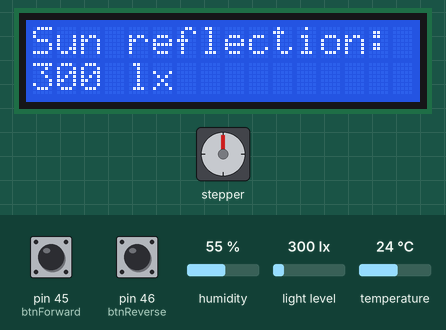
Simulated run of this sketch. Board: Arduino Mega 2560, built with avr-gcc and run on an emulated ATmega2560. Shown: stepper motor, 16×2 character LCD. Wiring (inferred from the names in the program): stepper motor driver (1600 steps per turn assumed): step pin 8; direction pin 7; enable pin 6. The inputs (shaded band) are chosen by the test bench; at power-on: light level 300 lx, pin 45 (btnForward) HIGH, pin 46 (btnReverse) HIGH, temperature 24 °C, humidity 55 %. What the sketch prints to the serial monitor is not drawn.

Above: at 11.4 s.
11.5 s: light level set to 1500 lx
At 17.7 s:
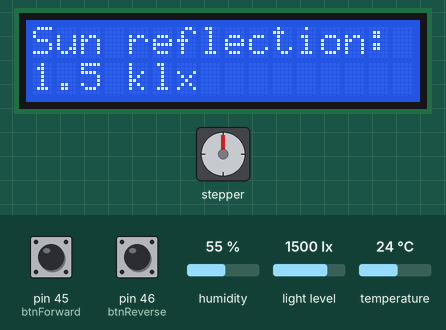
20.3 s: pin 45 (btnForward) pulled LOW for 1 s
At 22.4 s:
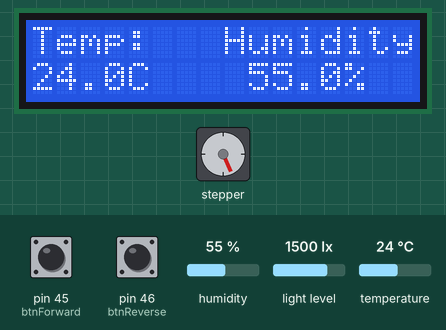
22.8 s: pin 46 (btnReverse) pulled LOW for 3.2 s
At 27.1 s:
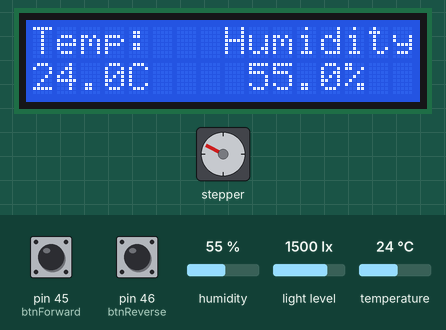
27.5 s: temperature set to 25.6 °C
At 32.8 s:
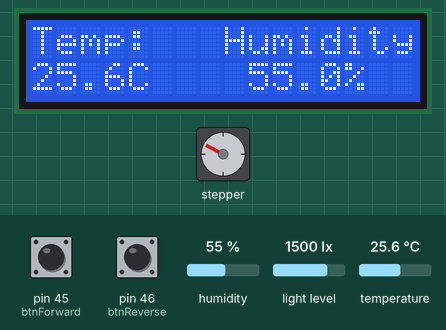
36.3 s: temperature set to 26.5 °C
At 40.0 s:
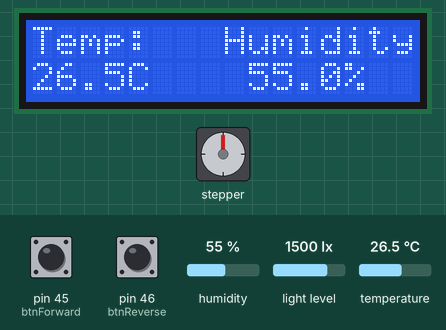
42.5 s: pin 46 (btnReverse) pulled LOW for 0.15 s
At 44.9 s:
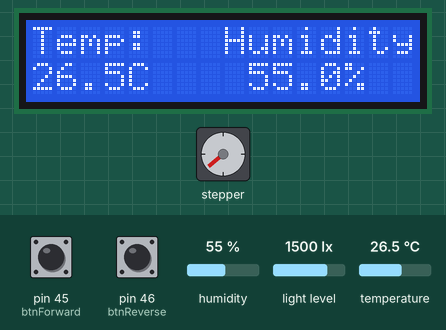
Timing chart, 0 to 46.4 s (numbered marks = the images above; inputs shaded):
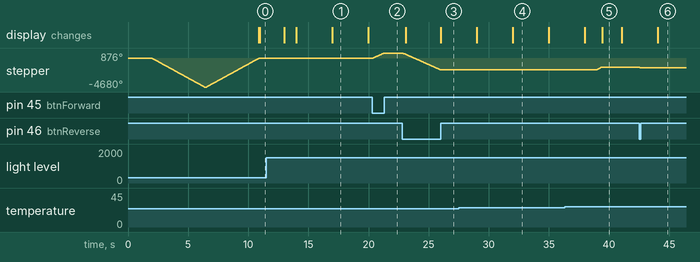

Measured:
- the behaviour switches between 25.9 and 26 °C on temperature (found by bisection; images 4 and 5)
- after the input at 11.5 s, the display: changes after 1.5 s (image 1)
- after the input at 20.3 s, stepper: turns 876° clockwise in 1.0 s, starting at once
- after the input at 22.8 s, stepper: turns 2739° counter-clockwise in 3.2 s, starting at once
- after the input at 27.5 s, the display: first differs from a run without the input after 4.5 s (image 4)
- after the input at 36.3 s, stepper: turns 423° clockwise in 0.39 s, starting after 2.7 s; the display: first differs from a run without the input after 3.1 s (image 5)
- after the input at 42.5 s, stepper: turns 131° counter-clockwise in 0.15 s, starting at once
- by itself, stepper: turns 4680° counter-clockwise in 4.4 s, then 4680° clockwise in 4.3 s

The sketch:

UCMN-EE-SMART-CURTAIN.ino
```cpp
#include <Arduino.h>
#include <Wire.h>
#include <BH1750.h>
#include <DHT.h>
#include "motorControl.h"
#include "lcdDisplay.h"

#define DHT_PIN   48
#define DHT_TYPE  DHT22

const int btnForward = 45;
const int btnReverse = 46;

MOTORCONTROL stepper;
LCDDISPLAY   lcd;
DHT          dht(DHT_PIN, DHT_TYPE);
BH1750       lightMeter;

float    sensorTemp  = 0.0f;
float    sensorHumid = 0.0f;
float    sensorLux   = 0.0f;

uint32_t lastReadMs = 0;
uint32_t lastLcdMs  = 0;              // ← declared ONCE here

#define READ_INTERVAL  2000UL
#define LCD_INTERVAL    200UL         // ← declared ONCE here

void readSensors() {
  float t = dht.readTemperature();
  float h = dht.readHumidity();
  if (!isnan(t)) sensorTemp  = t;
  if (!isnan(h)) sensorHumid = h;
  float lux = lightMeter.readLightLevel();
  if (lux >= 0.0f) sensorLux = lux;
  Serial.print(F("T="));      Serial.print(sensorTemp,  1);
  Serial.print(F("C  H="));   Serial.print(sensorHumid, 1);
  Serial.print(F("%  Lux=")); Serial.println(sensorLux, 1);
}

void setup() {
  Serial.begin(115200);
  Serial.println(F("Smart Curtains v1.0 - Booting..."));

  Wire.begin();

  if (lightMeter.begin(BH1750::CONTINUOUS_HIGH_RES_MODE)) {
    Serial.println(F("BH1750 OK"));
  } else {
    Serial.println(F("BH1750 ERROR - check SDA/SCL"));
  }

  dht.begin();
  Serial.println(F("DHT22 OK - waiting 2s to stabilise..."));
  delay(2000);

  stepper.initStepper();             // ← only once

  lcd.begin();
  readSensors();
  lcd.showScreen(sensorTemp, sensorHumid, sensorLux);

  pinMode(btnForward, INPUT_PULLUP);
  pinMode(btnReverse, INPUT_PULLUP);

  Serial.println(F("Ready."));
}

void loop() {
  if (Serial.available()) {
    String cmd = Serial.readStringUntil('\n');
    cmd.trim();
    if      (cmd == "OPEN")  stepper.manualOpen();
    else if (cmd == "BLOCK") stepper.manualSunBlock();
    else if (cmd == "CLOSE") stepper.manualClose();
    else if (cmd == "STOP")  stepper.stopMotor();
  }

  uint32_t now = millis();

  if (now - lastReadMs >= READ_INTERVAL) {
    lastReadMs = now;
    readSensors();
    stepper.checkAndControl(sensorTemp, sensorHumid, sensorLux);
  }

  bool fwdHeld = (digitalRead(btnForward) == LOW);
  bool revHeld = (digitalRead(btnReverse) == LOW);

  if (fwdHeld) {
    stepper.manualForwardStep();
  } else if (revHeld) {
    stepper.manualReverseStep();
  } else {
    stepper.disableDriver();
  }

  if (now - lastLcdMs >= LCD_INTERVAL) {
    lastLcdMs = now;
    lcd.showScreen(sensorTemp, sensorHumid, sensorLux);
  }
}
```

motorControl.cpp
```cpp
#include "motorControl.h"
#include <Arduino.h>

const int DIR_PIN    = 7;
const int STEP_PIN   = 8;
const int ENABLE_PIN = 6;

// ============================================================
//  CONSTRUCTOR / DESTRUCTOR
// ============================================================
MOTORCONTROL::MOTORCONTROL()
  : _currentState(BLIND_UNKNOWN), _currentSteps(0)
{}

MOTORCONTROL::~MOTORCONTROL() {}

// ============================================================
//  INIT
// ============================================================
void MOTORCONTROL::initStepper() {
  pinMode(STEP_PIN,   OUTPUT);
  pinMode(DIR_PIN,    OUTPUT);
  pinMode(ENABLE_PIN, OUTPUT);

  // Start disabled – moveTo() will enable when needed
  digitalWrite(ENABLE_PIN, HIGH);

  // Force physical position to 0° on boot
  // Set steps high first so moveTo() sees a delta and actually moves
  _currentSteps = STEPS_FULL_OPEN;   // pretend we're fully open
  _currentState = BLIND_UNKNOWN;

  manualClose();                      // physically drive to 0° (closed)
  //manualOpen();
  Serial.println(F("Blind homed to 0deg (closed) on boot"));
}

// ============================================================
//  AUTOMATION  – call inside loop() on fresh sensor data only
// ============================================================
void MOTORCONTROL::checkAndControl(float temp, float humid, float lux) {

  // ── Evaluate conditions in priority order ─────────────────

  // Priority 1: Hot AND humid → open fully for ventilation
  bool isHotAndHumid = (temp >= TEMP_HOT_ABOVE);

  // Priority 2: Very bright sun → tilt to block glare
  bool isTooSunny = (lux > LUX_BLOCK_ABOVE);

  // Priority 3: Too dark → open fully to let light in
  bool isTooDark = (lux < LUX_OPEN_BELOW);

  // ── Determine desired state ───────────────────────────────
  BlindState desired;

  // if (temp > 30.0) {
  //   desired = BLIND_OPEN;       // ventilation takes top priority
  // } else if (temp > 27 && temp < 29) {
  //   desired = BLIND_SUNBLOCK;   // block harsh sun
  // } else if (temp  > 20 && temp < 26) {
  //   desired = BLIND_OPEN;       // let light in
  // } else {
  //   return;                     // comfortable zone – do nothing
  // }

  if(temp < 26)
    desired = BLIND_OPEN;       // let light in
  else if(temp < 29)
    desired = BLIND_SUNBLOCK;   // block harsh sun
  else if (temp < 45)
    desired = BLIND_CLOSED;       // let light in
  else
    return;

  // ── Only move if state actually needs to change ───────────
  if (desired == _currentState) return;

  switch (desired) {

    case BLIND_OPEN:
      if (isHotAndHumid) {
        Serial.print(F("AUTO: Temp="));
        Serial.print(temp, 1);
        Serial.print(F("C Humid="));
        Serial.print(humid, 1);
        Serial.println(F("% -> Hot & humid, opening fully (180deg)"));
      } else {
        Serial.println(F("AUTO: Low light -> opening fully (180deg)"));
      }
      moveTo(STEPS_FULL_OPEN);
      _currentState = BLIND_OPEN;
      break;

    case BLIND_SUNBLOCK:
      Serial.println(F("AUTO: High light -> sun-block position (75deg)"));
      moveTo(STEPS_SUN_BLOCK);
      _currentState = BLIND_SUNBLOCK;
      break;
    case BLIND_CLOSED:
      Serial.println(F("AUTO: High light -> CLOSE position (0deg)"));
      moveTo(STEPS_CLOSED);
      _currentState = BLIND_CLOSED;
      break;

    default:
      break;
  }
}

// ============================================================
//  MANUAL CONTROLS
// ============================================================
void MOTORCONTROL::manualOpen() {
  Serial.println(F("MANUAL: Full open (180deg)"));
  moveTo(STEPS_FULL_OPEN);
  _currentState = BLIND_OPEN;
}

void MOTORCONTROL::manualSunBlock() {
  Serial.println(F("MANUAL: Sun-block (75deg)"));
  moveTo(STEPS_SUN_BLOCK);
  _currentState = BLIND_SUNBLOCK;
}

void MOTORCONTROL::manualClose() {
  Serial.println(F("MANUAL: Closing (0deg)"));
  moveTo(STEPS_CLOSED);
  _currentState = BLIND_CLOSED;
}

// ============================================================
//  STOP
// ============================================================
void MOTORCONTROL::stopMotor() {
  Serial.println(F("Motor STOP requested"));
  digitalWrite(STEP_PIN,   LOW);
  digitalWrite(ENABLE_PIN, HIGH);
  delay(1000);
  digitalWrite(ENABLE_PIN, LOW);
}

void MOTORCONTROL::manualForwardStep() {
  digitalWrite(ENABLE_PIN, LOW);
  digitalWrite(DIR_PIN, HIGH);
  delayMicroseconds(5);              // ← DIR settle time before pulse
  digitalWrite(STEP_PIN, HIGH);
  delayMicroseconds(STEP_DELAY_US);
  digitalWrite(STEP_PIN, LOW);
  delayMicroseconds(STEP_DELAY_US);
  _currentSteps++;
}

void MOTORCONTROL::disableDriver() {
  digitalWrite(ENABLE_PIN, HIGH);
}

void MOTORCONTROL::manualReverseStep() {
  digitalWrite(ENABLE_PIN, LOW);
  digitalWrite(DIR_PIN, LOW);
  delayMicroseconds(5);              // ← DIR settle time before pulse
  digitalWrite(STEP_PIN, HIGH);
  delayMicroseconds(STEP_DELAY_US);
  digitalWrite(STEP_PIN, LOW);
  delayMicroseconds(STEP_DELAY_US);
  _currentSteps--;
}

// ============================================================
//  CORE MOVEMENT  – travels only the delta from current pos
// ============================================================
void MOTORCONTROL::moveTo(int targetSteps) {
  if (targetSteps == _currentSteps) return;

  bool forward     = (targetSteps > _currentSteps);
  int  stepsNeeded = abs(targetSteps - _currentSteps);

  digitalWrite(ENABLE_PIN, LOW);   // enable driver just before moving
  digitalWrite(DIR_PIN, forward ? HIGH : LOW);

  Serial.print(F("Moving "));
  Serial.print(stepsNeeded);
  Serial.println(forward ? F(" steps FORWARD") : F(" steps BACKWARD"));

  for (int i = 0; i < stepsNeeded; i++) {
    digitalWrite(STEP_PIN, HIGH);
    delayMicroseconds(STEP_DELAY_US);
    digitalWrite(STEP_PIN, LOW);
    delayMicroseconds(STEP_DELAY_US);
  }

  _currentSteps = targetSteps;

  // Disable driver after move – motor runs cool, blind holds position
  // mechanically so holding torque is not needed
  delay(50);                        // brief settle before cut
  digitalWrite(ENABLE_PIN, HIGH);  // HIGH = disabled on TB6600
}
```

motorControl.h
```cpp
#ifndef __MOTORCONTROL__H
#define __MOTORCONTROL__H

#include <Arduino.h>

// ============================================================
//  TB6600 TUNING  – match STEPS_PER_REV to your DIP switches
// ============================================================
// Full step  (SW3=OFF, SW4=OFF) → 200
// Half step  (SW3=ON,  SW4=OFF) → 400
// 1/4  step  (SW3=OFF, SW4=ON ) → 800
// 1/8  step  (SW3=ON,  SW4=ON ) → 1600
// 1/16 step                     → 3200
// 1/32 step                     → 6400
#define STEPS_PER_REV   1600  // <-- change to match your SW3/SW4

#define STEPS_FULL_OPEN   (STEPS_PER_REV * 13)
#define STEPS_FULL_CLOSE   (STEPS_PER_REV * 7)                          // 180°
#define STEPS_SUN_BLOCK    (STEPS_PER_REV * 9)    //((int)((75.0f / 180.0f) * STEPS_PER_REV)) // 75°
#define STEPS_CLOSED      0

#define STEP_DELAY_US     100     // pulse speed – lower = faster

// ============================================================
//  LUX THRESHOLDS
// ============================================================
#define LUX_OPEN_BELOW    100.0f  // lux < 100  → open fully (180°)
#define LUX_BLOCK_ABOVE   500.0f  // lux > 500  → tilt to 75°

// ============================================================
//  TEMP / HUMIDITY THRESHOLDS
// ============================================================
#define TEMP_HOT_ABOVE    30.0f   // temp >= 35°C  ─┐ both must be
#define HUMID_HIGH_ABOVE  63.0f   // humid >= 75%  ─┘ true → open fully

// ============================================================
//  BLIND STATES
// ============================================================
enum BlindState {
  BLIND_UNKNOWN  = 0,
  BLIND_OPEN     = 1,   // 180° – full open
  BLIND_SUNBLOCK = 2,   //  75° – sun block
  BLIND_CLOSED   = 3    //   0° – closed
};

// ============================================================
//  TRIGGER REASONS  (for Serial logging)
// ============================================================
enum OpenReason {
  REASON_NONE     = 0,
  REASON_LOW_LUX  = 1,   // lux < LUX_OPEN_BELOW
  REASON_HOT_HUMID = 2   // temp >= TEMP_HOT_ABOVE && humid >= HUMID_HIGH_ABOVE
};

class MOTORCONTROL {
  public:
    MOTORCONTROL();
    ~MOTORCONTROL();

    void initStepper();
    void checkAndControl(float temp, float humid, float lux);  // automation
    void manualOpen();        // full open  180°
    void manualSunBlock();    // sun-block   75°
    void manualClose();
    void stopMotor();
    void manualForwardStep();
    void manualReverseStep();
    void disableDriver();
    BlindState getState()  { return _currentState; }

  private:
    BlindState _currentState;
    int        _currentSteps;

    void moveTo(int targetSteps);
};

#endif
```

lcdDisplay.cpp
```cpp
#include "lcdDisplay.h"

#define PAGE_MS  3000UL

LCDDISPLAY::LCDDISPLAY()
  : _needFullRedraw(true),
    _lastTemp(-999.f), _lastHumid(-999.f), _lastLux(-999.f),
    _page(0), _lastPageMs(0)
{
  _lcd = new LiquidCrystal_I2C(LCD_I2C_ADDR, LCD_COLS, LCD_ROWS);
}

void LCDDISPLAY::begin() {
  _lcd->init();
  _lcd->backlight();
  _lcd->clear();
  _needFullRedraw = true;
}

// ── Main update ──────────────────────────────────────────────
void LCDDISPLAY::showScreen(float temp, float humid, float lux) {
  uint32_t now = millis();

  bool valuesChanged = (fabsf(temp  - _lastTemp)  > 0.05f)
                    || (fabsf(humid - _lastHumid) > 0.05f)
                    || (fabsf(lux   - _lastLux)   > 0.5f);

  if (_needFullRedraw || (now - _lastPageMs >= PAGE_MS)) {
    _page           = (_page + 1) & 0x01;
    _lastPageMs     = now;
    _needFullRedraw = false;
    valuesChanged   = true;
  }

  if (valuesChanged) {
    if (_page == 0) showPage0(lux);
    else            showPage1(temp, humid);
  }

  _lastTemp  = temp;
  _lastHumid = humid;
  _lastLux   = lux;
}

// ── Page 0 ───────────────────────────────────────────────────
//  Row 0:  Sun reflection:
//  Row 1:  320 lx
void LCDDISPLAY::showPage0(float lux) {
  char line[17];
  _lcd->clear();

  // Row 0 – static title
  _lcd->setCursor(0, 0);
  _lcd->print("Sun reflection: ");

  // Row 1 – lux value only
  if (lux >= 1000.f) {
    int whole = (int)(lux / 1000.f);
    int frac  = (int)(((lux / 1000.f) - whole) * 10.f + 0.5f);
    if (frac >= 10) { whole++; frac = 0; }
    snprintf(line, sizeof(line), "%d.%d klx        ", whole, frac);
  } else {
    snprintf(line, sizeof(line), "%d lx            ", (int)(lux + 0.5f));
  }
  line[16] = '\0';
  _lcd->setCursor(0, 1);
  _lcd->print(line);
}

// ── Page 1 ───────────────────────────────────────────────────
//  Row 0:  Temp:   Humidity
//  Row 1:  28.5C    65.2%
void LCDDISPLAY::showPage1(float temp, float humid) {
  char line[17];
  _lcd->clear();

  // Row 0 – labels only
  _lcd->setCursor(0, 0);
  _lcd->print("Temp:   Humidity");

  // Row 1 – both values
  int tWhole = (int)fabsf(temp);
  int tFrac  = (int)((fabsf(temp) - tWhole) * 10.f + 0.5f);
  if (tFrac >= 10) { tWhole++; tFrac = 0; }

  int hWhole = (int)humid;
  int hFrac  = (int)((humid - hWhole) * 10.f + 0.5f);
  if (hFrac >= 10) { hWhole++; hFrac = 0; }

  snprintf(line, sizeof(line), "%d.%dC    %d.%d%%  ", tWhole, tFrac, hWhole, hFrac);
  line[16] = '\0';
  _lcd->setCursor(0, 1);
  _lcd->print(line);
}
```

lcdDisplay.h
```cpp
#ifndef __LCDDISPLAY__H
#define __LCDDISPLAY__H

#include <Arduino.h>
#include <LiquidCrystal_I2C.h>

// I2C address – most common is 0x27, try 0x3F if blank
#define LCD_I2C_ADDR  0x27
#define LCD_COLS      16
#define LCD_ROWS       2

class LCDDISPLAY {
  public:
    LCDDISPLAY();
    void begin();
    void showScreen(float temp, float humid, float lux);
    void forceRedraw() { _needFullRedraw = true; }

  private:
    LiquidCrystal_I2C *_lcd;

    bool     _needFullRedraw;
    float    _lastTemp;
    float    _lastHumid;
    float    _lastLux;
    uint8_t  _page;
    uint32_t _lastPageMs;

    void showPage0(float lux);
    void showPage1(float temp, float humid);
};

#endif
```
